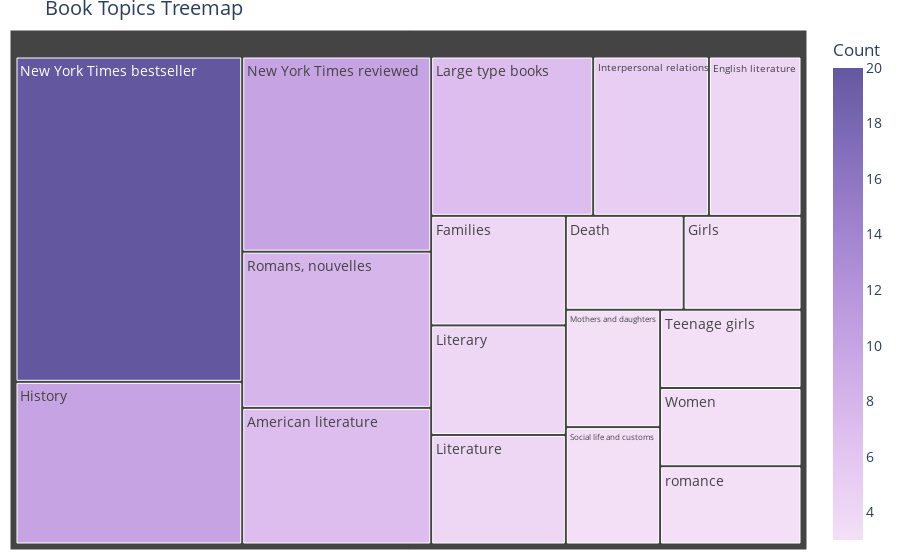

Write notebook code for a chart like this one.
### Code cell
fig = tree_topics(my_want_topics)
fig.show()

### Figure 1 — Plotly figure (JSON) as saved in the notebook; plotly's stock layout.template omitted (floating-point values rounded to 4 significant figures; data arrays with more than 128 entries replaced by an {"elided": "..."} marker saying what was removed)
{"data": [{"branchvalues": "total", "customdata": {"elided": "370 str values"}, "domain": {"x": [0, 1], "y": [0, 1]}, "hovertemplate": "<b>%{label}</b><br>Count: %{value}<extra></extra>", "hovertext": ["American literature", "Death", "English literature", "Families", "Girls", "History", "Interpersonal relations", "Large type books", "Literary", "Literature", "Mothers and daughters", "New York Times bestseller", "New York Times reviewed", "Romans, nouvelles", "Social life and customs", "Teenage girls", "Women", "romance"], "ids": ["American literature", "Death", "English literature", "Families", "Girls", "History", "Interpersonal relations", "Large type books", "Literary", "Literature", "Mothers and daughters", "New York Times bestseller", "New York Times reviewed", "Romans, nouvelles", "Social life and customs", "Teenage girls", "Women", "romance"], "labels": ["American literature", "Death", "English literature", "Families", "Girls", "History", "Interpersonal relations", "Large type books", "Literary", "Literature", "Mothers and daughters", "New York Times bestseller", "New York Times reviewed", "Romans, nouvelles", "Social life and customs", "Teenage girls", "Women", "romance"], "marker": {"coloraxis": "coloraxis", "colors": [7, 3, 4, 4, 3, 10, 5, 7, 4, 4, 3, 20, 10, 8, 3, 3, 3, 3]}, "name": "", "parents": ["", "", "", "", "", "", "", "", "", "", "", "", "", "", "", "", "", ""], "textfont": {"size": 14}, "type": "treemap", "values": [7, 3, 4, 4, 3, 10, 5, 7, 4, 4, 3, 20, 10, 8, 3, 3, 3, 3]}], "layout": {"autosize": true, "coloraxis": {"colorbar": {"title": {"text": "Count"}}, "colorscale": [[0, "rgb(243, 224, 247)"], [0.1667, "rgb(228, 199, 241)"], [0.3333, "rgb(209, 175, 232)"], [0.5, "rgb(185, 152, 221)"], [0.6667, "rgb(159, 130, 206)"], [0.8333, "rgb(130, 109, 186)"], [1, "rgb(99, 88, 159)"]]}, "font": {"size": 14}, "hoverlabel": {"font": {"size": 12}}, "legend": {"tracegroupgap": 0}, "margin": {"b": 10, "l": 10, "r": 10, "t": 30}, "title": {"text": "Book Topics Treemap"}, "treemapcolorway": ["rgb(243, 224, 247)", "rgb(228, 199, 241)", "rgb(209, 175, 232)", "rgb(185, 152, 221)", "rgb(159, 130, 206)", "rgb(130, 109, 186)", "rgb(99, 88, 159)"]}}
